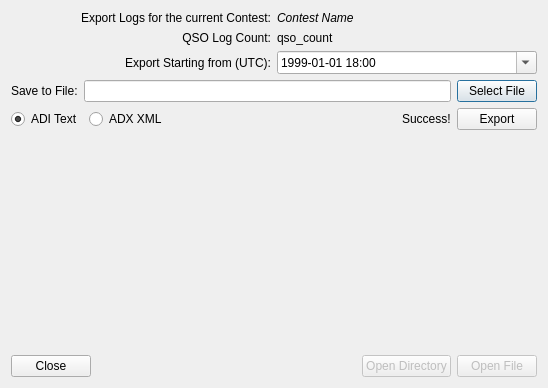
<?xml version="1.0" encoding="UTF-8"?>
<ui version="4.0">
 <class>AdifExport</class>
 <widget class="QDialog" name="AdifExport">
  <property name="geometry">
   <rect>
    <x>0</x>
    <y>0</y>
    <width>548</width>
    <height>388</height>
   </rect>
  </property>
  <property name="windowTitle">
   <string>ADIF File Export</string>
  </property>
  <layout class="QVBoxLayout" name="verticalLayout">
   <item>
    <layout class="QGridLayout" name="gridLayout">
     <item row="1" column="0">
      <widget class="QLabel" name="label_3">
       <property name="text">
        <string>QSO Log Count:</string>
       </property>
       <property name="alignment">
        <set>Qt::AlignRight|Qt::AlignTrailing|Qt::AlignVCenter</set>
       </property>
      </widget>
     </item>
     <item row="0" column="1">
      <widget class="QLabel" name="label_contest">
       <property name="font">
        <font>
         <italic>true</italic>
        </font>
       </property>
       <property name="text">
        <string>Contest Name</string>
       </property>
      </widget>
     </item>
     <item row="0" column="0">
      <widget class="QLabel" name="label_intro">
       <property name="sizePolicy">
        <sizepolicy hsizetype="Preferred" vsizetype="Preferred">
         <horstretch>0</horstretch>
         <verstretch>0</verstretch>
        </sizepolicy>
       </property>
       <property name="text">
        <string>Export Logs for the current Contest:</string>
       </property>
       <property name="alignment">
        <set>Qt::AlignRight|Qt::AlignTrailing|Qt::AlignVCenter</set>
       </property>
       <property name="wordWrap">
        <bool>true</bool>
       </property>
      </widget>
     </item>
     <item row="1" column="1">
      <widget class="QLabel" name="label_qso_count">
       <property name="text">
        <string>qso_count</string>
       </property>
      </widget>
     </item>
     <item row="2" column="1">
      <widget class="QDateTimeEdit" name="export_start_date">
       <property name="dateTime">
        <datetime>
         <hour>18</hour>
         <minute>0</minute>
         <second>5</second>
         <year>1999</year>
         <month>1</month>
         <day>1</day>
        </datetime>
       </property>
       <property name="date">
        <date>
         <year>1999</year>
         <month>1</month>
         <day>1</day>
        </date>
       </property>
       <property name="time">
        <time>
         <hour>18</hour>
         <minute>0</minute>
         <second>5</second>
        </time>
       </property>
       <property name="currentSection">
        <enum>QDateTimeEdit::DaySection</enum>
       </property>
       <property name="displayFormat">
        <string>yyyy-MM-dd H:mm</string>
       </property>
       <property name="calendarPopup">
        <bool>true</bool>
       </property>
       <property name="timeSpec">
        <enum>Qt::UTC</enum>
       </property>
      </widget>
     </item>
     <item row="2" column="0">
      <widget class="QLabel" name="label_2">
       <property name="text">
        <string>Export Starting from (UTC):</string>
       </property>
       <property name="alignment">
        <set>Qt::AlignRight|Qt::AlignTrailing|Qt::AlignVCenter</set>
       </property>
      </widget>
     </item>
    </layout>
   </item>
   <item>
    <layout class="QHBoxLayout" name="horizontalLayout">
     <item>
      <widget class="QLabel" name="label">
       <property name="text">
        <string>Save to File:</string>
       </property>
      </widget>
     </item>
     <item>
      <widget class="QLineEdit" name="file_path">
       <property name="focusPolicy">
        <enum>Qt::NoFocus</enum>
       </property>
       <property name="alignment">
        <set>Qt::AlignRight|Qt::AlignTrailing|Qt::AlignVCenter</set>
       </property>
       <property name="readOnly">
        <bool>true</bool>
       </property>
       <property name="placeholderText">
        <string/>
       </property>
      </widget>
     </item>
     <item>
      <widget class="QPushButton" name="button_file">
       <property name="text">
        <string>Select File</string>
       </property>
       <property name="icon">
        <iconset theme="SP_DirOpenIcon">
         <normaloff>.</normaloff>.</iconset>
       </property>
       <property name="default">
        <bool>true</bool>
       </property>
      </widget>
     </item>
    </layout>
   </item>
   <item>
    <layout class="QHBoxLayout" name="horizontalLayout_3">
     <item>
      <widget class="QRadioButton" name="radio_adi">
       <property name="text">
        <string>ADI Text</string>
       </property>
       <property name="checked">
        <bool>true</bool>
       </property>
       <attribute name="buttonGroup">
        <string notr="true">buttonGroup_2</string>
       </attribute>
      </widget>
     </item>
     <item>
      <widget class="QRadioButton" name="radio_xml">
       <property name="text">
        <string>ADX XML</string>
       </property>
       <attribute name="buttonGroup">
        <string notr="true">buttonGroup_2</string>
       </attribute>
      </widget>
     </item>
     <item>
      <spacer name="horizontalSpacer_2">
       <property name="orientation">
        <enum>Qt::Horizontal</enum>
       </property>
       <property name="sizeHint" stdset="0">
        <size>
         <width>40</width>
         <height>20</height>
        </size>
       </property>
      </spacer>
     </item>
     <item>
      <widget class="QLabel" name="label_success">
       <property name="text">
        <string>Success!</string>
       </property>
      </widget>
     </item>
     <item>
      <widget class="QPushButton" name="button_export">
       <property name="text">
        <string>Export</string>
       </property>
       <property name="autoDefault">
        <bool>false</bool>
       </property>
      </widget>
     </item>
    </layout>
   </item>
   <item>
    <spacer name="verticalSpacer">
     <property name="orientation">
      <enum>Qt::Vertical</enum>
     </property>
     <property name="sizeHint" stdset="0">
      <size>
       <width>20</width>
       <height>40</height>
      </size>
     </property>
    </spacer>
   </item>
   <item>
    <layout class="QHBoxLayout" name="horizontalLayout_2">
     <item>
      <widget class="QPushButton" name="button_close">
       <property name="text">
        <string>Close</string>
       </property>
       <property name="autoDefault">
        <bool>false</bool>
       </property>
      </widget>
     </item>
     <item>
      <spacer name="horizontalSpacer">
       <property name="orientation">
        <enum>Qt::Horizontal</enum>
       </property>
       <property name="sizeHint" stdset="0">
        <size>
         <width>40</width>
         <height>20</height>
        </size>
       </property>
      </spacer>
     </item>
     <item>
      <widget class="QPushButton" name="button_open_dir">
       <property name="enabled">
        <bool>false</bool>
       </property>
       <property name="text">
        <string>Open Directory</string>
       </property>
       <property name="autoDefault">
        <bool>false</bool>
       </property>
      </widget>
     </item>
     <item>
      <widget class="QPushButton" name="button_open_file">
       <property name="enabled">
        <bool>false</bool>
       </property>
       <property name="text">
        <string>Open File</string>
       </property>
       <property name="autoDefault">
        <bool>false</bool>
       </property>
      </widget>
     </item>
    </layout>
   </item>
  </layout>
 </widget>
 <tabstops>
  <tabstop>button_file</tabstop>
  <tabstop>button_export</tabstop>
  <tabstop>button_open_dir</tabstop>
  <tabstop>button_open_file</tabstop>
  <tabstop>button_close</tabstop>
 </tabstops>
 <resources/>
 <connections/>
 <buttongroups>
  <buttongroup name="buttonGroup_2"/>
 </buttongroups>
</ui>
